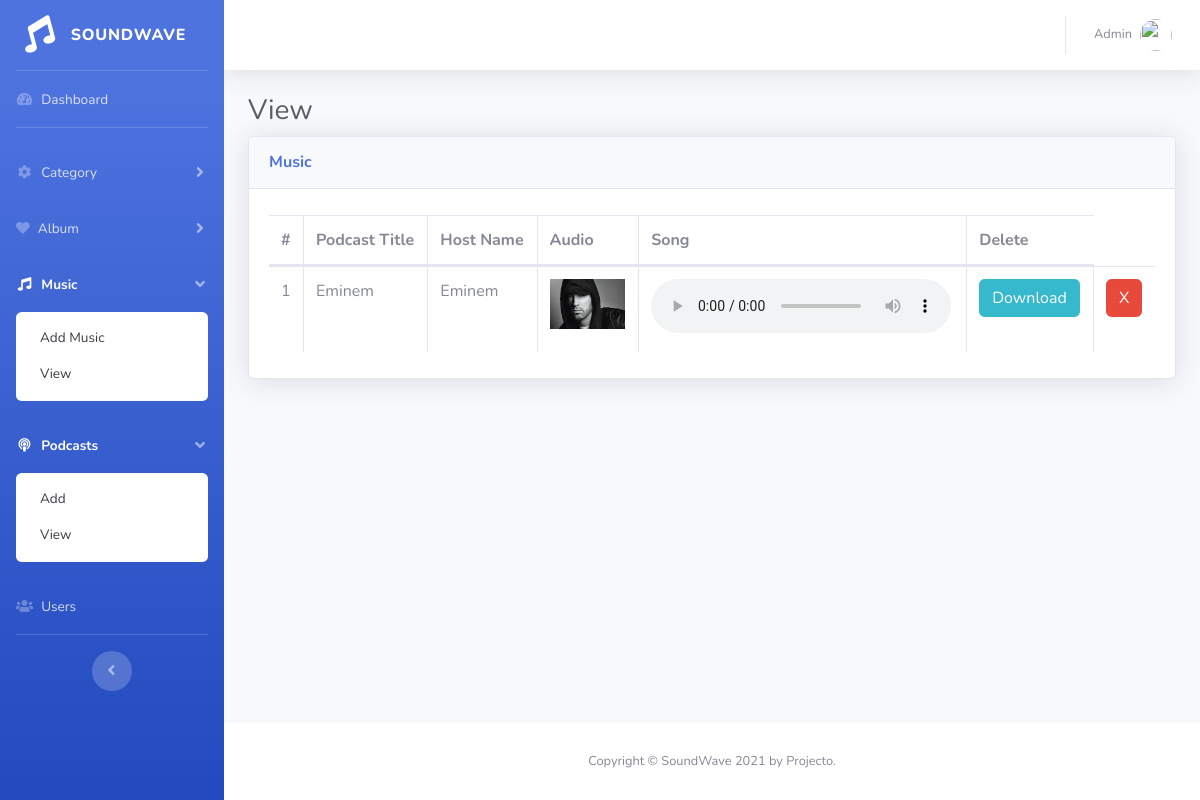
Screenshot of /admin/viewpodcast.php (signed in) with the database file from the repository.
### tables this page shows
CREATE TABLE `podcast` (
  `podcost_id` int(11) NOT NULL,
  `podcast_title` varchar(1500) NOT NULL,
  `podcast_host` varchar(1500) NOT NULL,
  `podcast_image` varchar(1500) NOT NULL,
  `podcast_audio` varchar(1500) NOT NULL
);

### admin/dbconfig.php (called while the page is built, shortened)
<?php
function select($query)
{
	$cid=mysqli_connect(server,user,password,database) or die("connection error");
	$result=mysqli_query($cid,$query);
	return $result;
}
?>

### admin/viewpodcast.php (the view, shortened to what this page needs)
<?php
require_once "dbconfig.php";
?>
<!DOCTYPE html>
<html lang="en">
<head>
  <link href="vendor/fontawesome-free/css/all.min.css" rel="stylesheet" type="text/css">
  <link href="css/sb-admin-2.min.css" rel="stylesheet">
  <link href="vendor/datatables/dataTables.bootstrap4.min.css" rel="stylesheet">
</head>
<body id="page-top">
  <div id="wrapper">
    <?php include "sidebar.php"; ?>
    <div id="content-wrapper" class="d-flex flex-column">
      <div id="content">
        <?php include "topbar.php"; ?>
        <div class="container-fluid">
          <h1 class="h3 mb-2 text-gray-800">View </h1>
          <div class="card shadow mb-4">
            <div class="card-header py-3">
              <h6 class="m-0 font-weight-bold text-primary">Music</h6>
            </div>
            <div class="card-body">
              <div class="table-responsive">
                <table class="table table-bordered" id="dataTable" width="100%" cellspacing="0">
                  <thead>
                    <tr>
                      <th>#</th>
                      <th>Podcast Title</th>
                      <th>Host Name</th>
                      <th>Audio</th>
                      <th>Song </th>
                      <th>Delete</th>
                    </tr>
                  </thead>
                  <tbody>
                    <?php
                    $n = 1;
                    $res = select("SELECT * FROM `podcast` ");
                    while ($r = mysqli_fetch_array($res)) {
                      extract($r);
                    ?>
                      <tr>
                        <td><?= $n ?></td>
                        <td><?= ucwords($r['podcast_title']) ?></td>
                        <td><?= ucwords($r['podcast_host']) ?></td>
                        <td><img src="img/<?= $podcast_image ?>" style="height:50px"></td>
                        <td>
                          <audio controls>
                            <source src="upload/<?= $podcast_audio ?>" type="audio/ogg">
                            <source src="upload/<?= $podcast_audio ?>" type="audio/mpeg">
                          </audio>
                        </td>
                        <td><a href="upload/<?= $audio ?>"><button class="btn btn-info">Download</button></a></td>
                        <td><a href="removepodcast.php?id=<?= $r[0] ?>"><button class="btn btn-danger">X</button></a></td>
                      </tr>
                    <?php
                      $n++;
                    }
                    ?>
                  </tbody>
                </table>
              </div>
            </div>
          </div>
        </div>
      </div>
      <?php include 'footer.php' ?>
    </div>
  </div>
</body>
</html>

### rows the page displays
podcast: podcast_title "Eminem", podcast_host "Eminem", podcast_image (picture)
